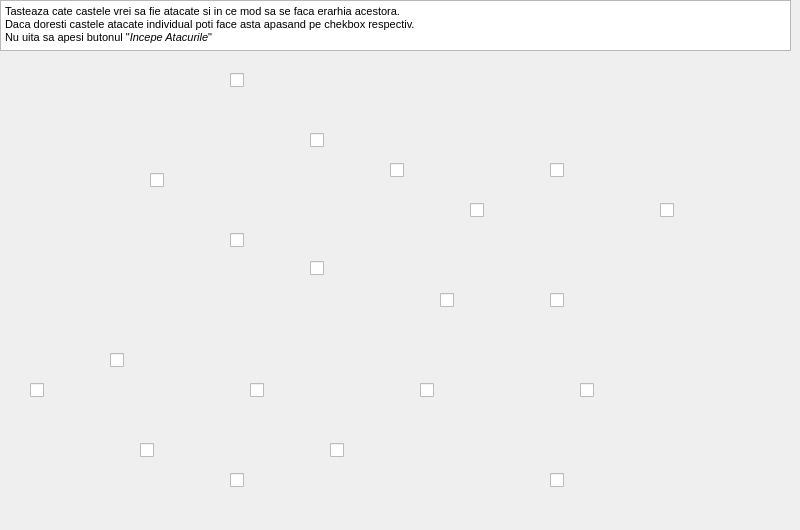
    <widget class="QWidget" name="tab_4">
     <attribute name="title">
      <string>Avanpost III</string>
     </attribute>
     <widget class="QTextBrowser" name="textBrowser_8">
      <property name="geometry">
       <rect>
        <x>0</x>
        <y>0</y>
        <width>791</width>
        <height>51</height>
       </rect>
      </property>
      <property name="html">
       <string>&lt;!DOCTYPE HTML PUBLIC &quot;-//W3C//DTD HTML 4.0//EN&quot; &quot;http://www.w3.org/TR/REC-html40/strict.dtd&quot;&gt;
&lt;html&gt;&lt;head&gt;&lt;meta name=&quot;qrichtext&quot; content=&quot;1&quot; /&gt;&lt;style type=&quot;text/css&quot;&gt;
p, li { white-space: pre-wrap; }
&lt;/style&gt;&lt;/head&gt;&lt;body style=&quot; font-family:'MS Shell Dlg 2'; font-size:7.8pt; font-weight:400; font-style:normal;&quot;&gt;
&lt;p style=&quot; margin-top:0px; margin-bottom:0px; margin-left:0px; margin-right:0px; -qt-block-indent:0; text-indent:0px;&quot;&gt;&lt;span style=&quot; font-size:8.25pt;&quot;&gt;Tasteaza cate castele vrei sa fie atacate si in ce mod sa se faca erarhia acestora.&lt;/span&gt;&lt;/p&gt;
&lt;p style=&quot; margin-top:0px; margin-bottom:0px; margin-left:0px; margin-right:0px; -qt-block-indent:0; text-indent:0px;&quot;&gt;&lt;span style=&quot; font-size:8.25pt;&quot;&gt;Daca doresti castele atacate individual poti face asta apasand pe chekbox respectiv.&lt;/span&gt;&lt;/p&gt;
&lt;p style=&quot; margin-top:0px; margin-bottom:0px; margin-left:0px; margin-right:0px; -qt-block-indent:0; text-indent:0px;&quot;&gt;&lt;span style=&quot; font-size:8.25pt;&quot;&gt;Nu uita sa apesi butonul &amp;quot;&lt;/span&gt;&lt;span style=&quot; font-size:8.25pt; font-style:italic;&quot;&gt;Incepe Atacurile&lt;/span&gt;&lt;span style=&quot; font-size:8.25pt;&quot;&gt;&amp;quot;&lt;/span&gt;&lt;/p&gt;&lt;/body&gt;&lt;/html&gt;</string>
      </property>
     </widget>
     <widget class="QLabel" name="label_4">
      <property name="geometry">
       <rect>
        <x>0</x>
        <y>50</y>
        <width>791</width>
        <height>471</height>
       </rect>
      </property>
      <property name="minimumSize">
       <size>
        <width>80</width>
        <height>60</height>
       </size>
      </property>
      <property name="maximumSize">
       <size>
        <width>800</width>
        <height>600</height>
       </size>
      </property>
      <property name="text">
       <string/>
      </property>
      <property name="pixmap">
       <pixmap>main.png</pixmap>
      </property>
      <property name="scaledContents">
       <bool>true</bool>
      </property>
     </widget>
     <widget class="QCheckBox" name="checkBox_61">
      <property name="geometry">
       <rect>
        <x>420</x>
        <y>380</y>
        <width>20</width>
        <height>20</height>
       </rect>
      </property>
      <property name="text">
       <string/>
      </property>
     </widget>
     <widget class="QCheckBox" name="checkBox_62">
      <property name="geometry">
       <rect>
        <x>30</x>
        <y>380</y>
        <width>20</width>
        <height>20</height>
       </rect>
      </property>
      <property name="text">
       <string/>
      </property>
     </widget>
     <widget class="QCheckBox" name="checkBox_63">
      <property name="geometry">
       <rect>
        <x>470</x>
        <y>200</y>
        <width>20</width>
        <height>20</height>
       </rect>
      </property>
      <property name="text">
       <string/>
      </property>
     </widget>
     <widget class="QCheckBox" name="checkBox_64">
      <property name="geometry">
       <rect>
        <x>230</x>
        <y>470</y>
        <width>20</width>
        <height>20</height>
       </rect>
      </property>
      <property name="text">
       <string/>
      </property>
     </widget>
     <widget class="QCheckBox" name="checkBox_65">
      <property name="geometry">
       <rect>
        <x>150</x>
        <y>170</y>
        <width>20</width>
        <height>20</height>
       </rect>
      </property>
      <property name="text">
       <string/>
      </property>
     </widget>
     <widget class="QCheckBox" name="checkBox_66">
      <property name="geometry">
       <rect>
        <x>140</x>
        <y>440</y>
        <width>20</width>
        <height>20</height>
       </rect>
      </property>
      <property name="text">
       <string/>
      </property>
     </widget>
     <widget class="QCheckBox" name="checkBox_67">
      <property name="geometry">
       <rect>
        <x>660</x>
        <y>200</y>
        <width>20</width>
        <height>20</height>
       </rect>
      </property>
      <property name="text">
       <string/>
      </property>
     </widget>
     <widget class="QCheckBox" name="checkBox_68">
      <property name="geometry">
       <rect>
        <x>580</x>
        <y>380</y>
        <width>20</width>
        <height>20</height>
       </rect>
      </property>
      <property name="text">
       <string/>
      </property>
     </widget>
     <widget class="QCheckBox" name="checkBox_69">
      <property name="geometry">
       <rect>
        <x>250</x>
        <y>380</y>
        <width>20</width>
        <height>20</height>
       </rect>
      </property>
      <property name="text">
       <string/>
      </property>
     </widget>
     <widget class="QCheckBox" name="checkBox_70">
      <property name="geometry">
       <rect>
        <x>310</x>
        <y>130</y>
        <width>20</width>
        <height>20</height>
       </rect>
      </property>
      <property name="text">
       <string/>
      </property>
      <property name="tristate">
       <bool>false</bool>
      </property>
     </widget>
     <widget class="QCheckBox" name="checkBox_71">
      <property name="geometry">
       <rect>
        <x>550</x>
        <y>290</y>
        <width>20</width>
        <height>20</height>
       </rect>
      </property>
      <property name="text">
       <string/>
      </property>
     </widget>
     <widget class="QCheckBox" name="checkBox_72">
      <property name="geometry">
       <rect>
        <x>390</x>
        <y>160</y>
        <width>20</width>
        <height>20</height>
       </rect>
      </property>
      <property name="text">
       <string/>
      </property>
     </widget>
     <widget class="QCheckBox" name="checkBox_73">
      <property name="geometry">
       <rect>
        <x>230</x>
        <y>230</y>
        <width>20</width>
        <height>20</height>
       </rect>
      </property>
      <property name="text">
       <string/>
      </property>
     </widget>
     <widget class="QCheckBox" name="checkBox_74">
      <property name="geometry">
       <rect>
        <x>550</x>
        <y>470</y>
        <width>20</width>
        <height>20</height>
       </rect>
      </property>
      <property name="text">
       <string/>
      </property>
     </widget>
     <widget class="QCheckBox" name="checkBox_75">
      <property name="geometry">
       <rect>
        <x>230</x>
        <y>70</y>
        <width>20</width>
        <height>20</height>
       </rect>
      </property>
      <property name="text">
       <string/>
      </property>
     </widget>
     <widget class="QCheckBox" name="checkBox_76">
      <property name="geometry">
       <rect>
        <x>550</x>
        <y>160</y>
        <width>20</width>
        <height>20</height>
       </rect>
      </property>
      <property name="text">
       <string/>
      </property>
     </widget>
     <widget class="QCheckBox" name="checkBox_77">
      <property name="geometry">
       <rect>
        <x>110</x>
        <y>350</y>
        <width>20</width>
        <height>20</height>
       </rect>
      </property>
      <property name="text">
       <string/>
      </property>
     </widget>
     <widget class="QCheckBox" name="checkBox_78">
      <property name="geometry">
       <rect>
        <x>440</x>
        <y>290</y>
        <width>20</width>
        <height>20</height>
       </rect>
      </property>
      <property name="text">
       <string/>
      </property>
     </widget>
     <widget class="QCheckBox" name="checkBox_79">
      <property name="geometry">
       <rect>
        <x>310</x>
        <y>260</y>
        <width>16</width>
        <height>17</height>
       </rect>
      </property>
      <property name="text">
       <string/>
      </property>
     </widget>
     <widget class="QCheckBox" name="checkBox_80">
      <property name="geometry">
       <rect>
        <x>330</x>
        <y>440</y>
        <width>20</width>
        <height>20</height>
       </rect>
      </property>
      <property name="text">
       <string/>
      </property>
     </widget>
     <zorder>label_4</zorder>
     <zorder>textBrowser_8</zorder>
     <zorder>checkBox_61</zorder>
     <zorder>checkBox_62</zorder>
     <zorder>checkBox_63</zorder>
     <zorder>checkBox_64</zorder>
     <zorder>checkBox_65</zorder>
     <zorder>checkBox_66</zorder>
     <zorder>checkBox_67</zorder>
     <zorder>checkBox_68</zorder>
     <zorder>checkBox_69</zorder>
     <zorder>checkBox_70</zorder>
     <zorder>checkBox_71</zorder>
     <zorder>checkBox_72</zorder>
     <zorder>checkBox_73</zorder>
     <zorder>checkBox_74</zorder>
     <zorder>checkBox_75</zorder>
     <zorder>checkBox_76</zorder>
     <zorder>checkBox_77</zorder>
     <zorder>checkBox_78</zorder>
     <zorder>checkBox_79</zorder>
     <zorder>checkBox_80</zorder>
    </widget>
